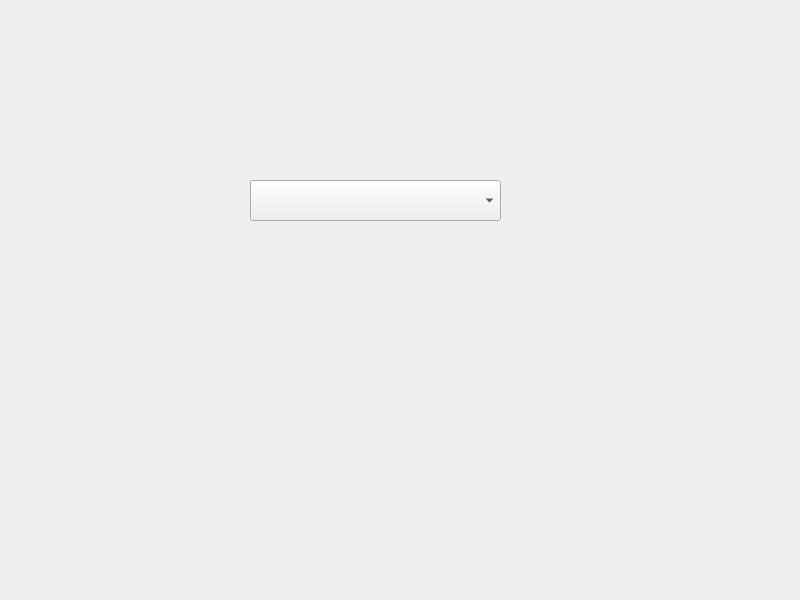
<?xml version="1.0" encoding="UTF-8"?>
<ui version="4.0">
 <class>Widget</class>
 <widget class="QWidget" name="Widget">
  <property name="geometry">
   <rect>
    <x>0</x>
    <y>0</y>
    <width>800</width>
    <height>600</height>
   </rect>
  </property>
  <property name="windowTitle">
   <string>Widget</string>
  </property>
  <widget class="QComboBox" name="comboBox">
   <property name="geometry">
    <rect>
     <x>250</x>
     <y>180</y>
     <width>251</width>
     <height>41</height>
    </rect>
   </property>
  </widget>
 </widget>
 <resources/>
 <connections/>
</ui>
